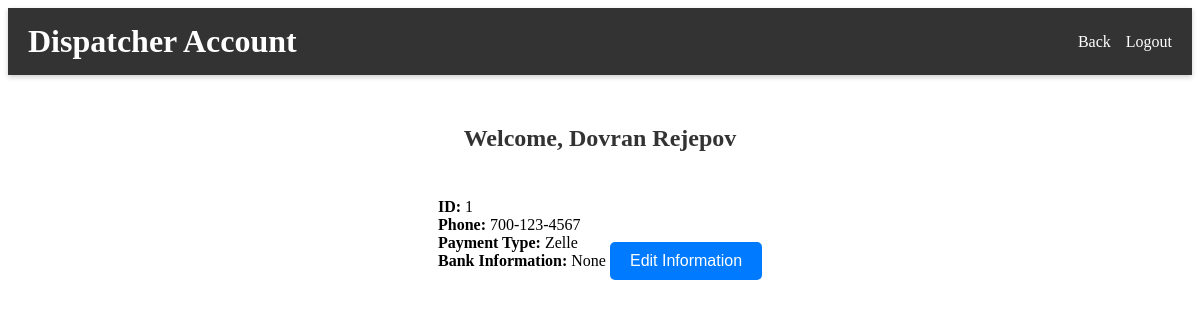
/dispatcher/account (signed in), run on the app's committed database.
### tables this page shows
CREATE TABLE Dispatchers (
    dispatcher_id INTEGER PRIMARY KEY,
    name TEXT NOT NULL,
    phone_number TEXT,
    payment_type TEXT,
    bank_info TEXT
);

### app/routes.py (the view, shortened to what this page needs)
@main_bp.route('/dispatcher/account', methods=['GET', 'POST'])
def dispatcher_account():
    if 'dispatcher_id' not in session:
        return redirect(url_for('main.home'))
    cursor = get_cursor()
    dispatcher = cursor.execute("""
        SELECT d.dispatcher_id, d.name, d.phone_number, d.payment_type, d.bank_info
        FROM Dispatchers d
        WHERE d.dispatcher_id = ?
    """, (session['dispatcher_id'],)).fetchone()
    if not dispatcher:
        return redirect(url_for('main.home'))
    return render_template('dispatcher/dispatcher_account.html', dispatcher=dispatcher)

### app/__init__.py (called while the page is built)
def create_app():
    app = Flask(__name__)
    app.config['SECRET_KEY'] = 'your_secret_key'
    from .routes import main_bp
    app.register_blueprint(main_bp)
    @app.teardown_appcontext
    def close_db(error):
        if 'db' in g:
            g.db.close()
    return app

def get_db():
    if 'db' not in g:
        g.db = sqlite3.connect('instance/Checkpoint3.db')
        g.db.row_factory = sqlite3.Row  # Enables access by column name
    return g.db

def get_cursor():
    return get_db().cursor()

### app/templates/dispatcher/dispatcher_account.html (shortened to what this page needs)
<!DOCTYPE html>
<html lang="en">
<head>
    <link rel="stylesheet" href="{{ url_for('static', filename='css/dash_style.css') }}">
</head>
<body>
    <header>
        <div class="dispatcher-account-header">
            <h1 class="dispatcher-account-title">Dispatcher Account</h1>
            <nav class="dispatcher-account-nav">
                <ul class="dispatcher-account-nav-list">
                    <li><a href="{{ url_for('main.dispatcher_dashboard') }}" class="dispatcher-account-nav-link">Back</a></li>
                    <li><a href="{{ url_for('main.driver_logout') }}" class="dispatcher-account-nav-link">Logout</a></li>
                </ul>
            </nav>
        </div>
    </header>
    <main>
        <section class="dispatcher-account-info">
            <h2 class="dispatcher-account-welcome">Welcome, {{ dispatcher['name'] }}</h2>
            <div class="dispatcher-account-details">
                <ul class="dispatcher-account-details-list">
                    <li><strong>ID:</strong> {{ dispatcher['dispatcher_id'] }}</li>
                    <li><strong>Phone:</strong> {{ dispatcher['phone_number'] }}</li>
                    <li><strong>Payment Type:</strong> {{ dispatcher['payment_type'] }}</li>
                    <li><strong>Bank Information:</strong> {{ dispatcher['bank_info'] }}</li>
                </ul>
            </div>
            <button id="edit-dispatcher-button" class="dispatcher-account-edit-button">Edit Information</button>
        </section>
    </main>
</body>
</html>

### app/static/css/dash_style.css (style rules this page uses)
.dispatcher-account-header { background-color: #333; color: white; padding: 15px 20px; display: flex; justify-content: space-between; align-items: center; box-shadow: 0 2px 5px rgba(0, 0, 0, 0.2); }
.dispatcher-account-title { font-size: 2rem; margin: 0; }
.dispatcher-account-nav-list { list-style-type: none; margin: 0; padding: 0; display: flex; }
.dispatcher-account-nav-list li { margin-left: 15px; }
.dispatcher-account-nav-link { color: white; text-decoration: none; font-size: 1rem; transition: color 0.3s; }
.dispatcher-account-info { text-align: center; margin-top: 50px; }
.dispatcher-account-welcome { font-size: 1.5rem; color: #333; margin-bottom: 30px; }
.dispatcher-account-details { display: inline-block; text-align: left; }
.dispatcher-account-details-list { list-style-type: none; padding: 0; font-size: 1rem; }
.dispatcher-account-edit-button { padding: 10px 20px; background-color: #007bff; color: white; border: none; border-radius: 5px; cursor: pointer; font-size: 1rem; margin-top: 20px; transition: background-color 0.3s ease, transform 0.3s ease; }

### data on the page
Dispatchers: name "Dovran Rejepov", dispatcher_id "1", phone_number "700-123-4567", payment_type "Zelle"

### other printed values
{{ dispatcher['bank_info'] }} "None"
